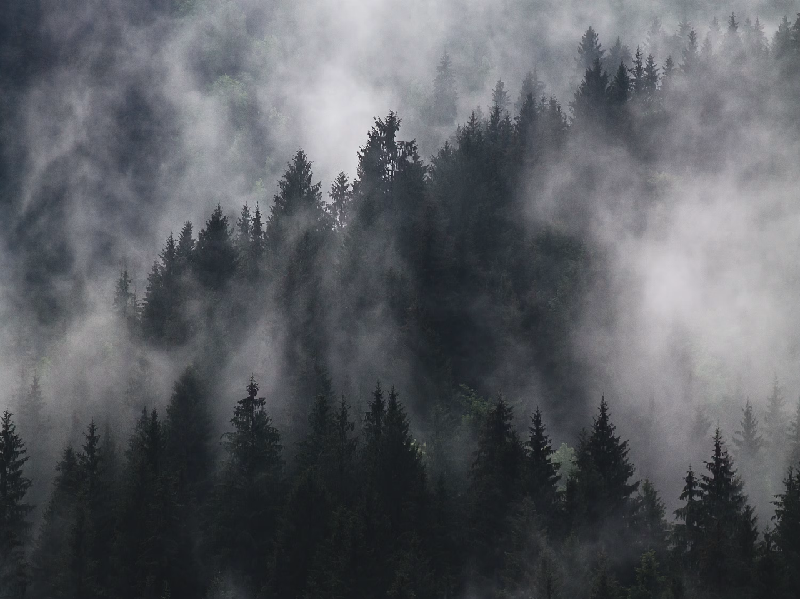
//> input picture Include/bg.bmp, 800 x 600 px, given in place of bad_apple.mp4, which was not available
$ ./video_to_bits   (built with g++ and OpenCV 4)
//> lines starting //> are read from the running program, lines starting //| are printed output that depends on the picture; after the words box and inside, x2 and y2 are one past the last pixel; in counts of white or black regions, pixels touching at a corner belong together; pictures that were not available may be replaced by others from this repository, and a replacement may not be noted
#include <opencv2/opencv.hpp>
#include <stdio.h>
#include <stdint.h>

typedef unsigned char BYTE;

#define WIDTH  160
#define HEIGHT 120

#define FRAME_SIZE (WIDTH * HEIGHT / 8)

int main()
{
    cv::VideoCapture cap("bad_apple.mp4");

    if (!cap.isOpened()) {
        printf("Erro ao abrir video\n");
        return 1;
    }

    int total_frames = (int)cap.get(cv::CAP_PROP_FRAME_COUNT);
    double fps = 15;//cap.get(cv::CAP_PROP_FPS);

    printf("Frames: %d | FPS: %.2f\n", total_frames, fps);
    printf("Frame size: %d bytes\n", FRAME_SIZE);

    FILE* out = fopen("badapple.bin", "wb");

    if (!out) {
        printf("Erro ao criar arquivo\n");
        return 1;
    }

    cv::Mat frame, gray, bw;
    int frame_count = 0;

    while (true)
    {
        if (!cap.read(frame))
            break;
//> frame is the input picture: 600 rows x 800 cols, CV_8UC3; mean B, G, R 98.3, 93.5, 91

        frame_count++;

        if (frame.empty()) {
            printf("Frame vazio em %d\n", frame_count);
            continue;
        }

        // Resize fixo
        cv::resize(frame, frame, cv::Size(WIDTH, HEIGHT), 0, 0, cv::INTER_AREA);
//> frame: 120 rows x 160 cols, CV_8UC3

        // Grayscale
        cv::cvtColor(frame, gray, cv::COLOR_BGR2GRAY);

        // Preto/branco
        cv::threshold(gray, bw, 127, 255, cv::THRESH_BINARY);
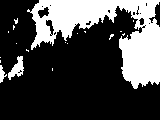
//> bw: 120 rows x 160 cols, CV_8UC1; 28.4% white; 19 white regions (16 under 20 px), largest, box (x1, y1, x2, y2) and area: (27, 0, 160, 89) 5131, (8, 56, 24, 80) 188, (0, 65, 7, 83) 64

        // Buffer de saída do frame
        BYTE buffer[FRAME_SIZE];
        int index = 0;

        // Packing seguro (8 pixels → 1 byte)
        for (int y = 0; y < HEIGHT; y++)
        {
            for (int x = 0; x < WIDTH; x += 8)
            {
                BYTE byte = 0;

                for (int b = 0; b < 8; b++)
                {
                    BYTE pixel = bw.at<BYTE>(y, x + b);

                    if (pixel) // branco
                        byte |= (1 << (7 - b));
                }

                buffer[index++] = byte;
            }
        }
//> this loop made 120 passes
//> index on passes 1 to 12: 20, 40, 60, 80, 100, 120, 140, 160, 180, 200, 220, 240
//> after the loop, buffer = 2400 values, max 255 at index 5, min 0 at index 0, mean 71.86; index = 2400

        // Segurança: garantir tamanho correto
        if (index != FRAME_SIZE) {
            printf("Erro: frame %d com tamanho errado (%d)\n", frame_count, index);
            break;
        }

        fwrite(buffer, 1, FRAME_SIZE, out);

        if (frame_count % 100 == 0)
            printf("Processado: %d frames\n", frame_count);
    }

    fclose(out);
    cap.release();

    printf("Finalizado! Frames processados: %d\n", frame_count);

    return 0;
}

$ run again, on Include/bg2.bmp
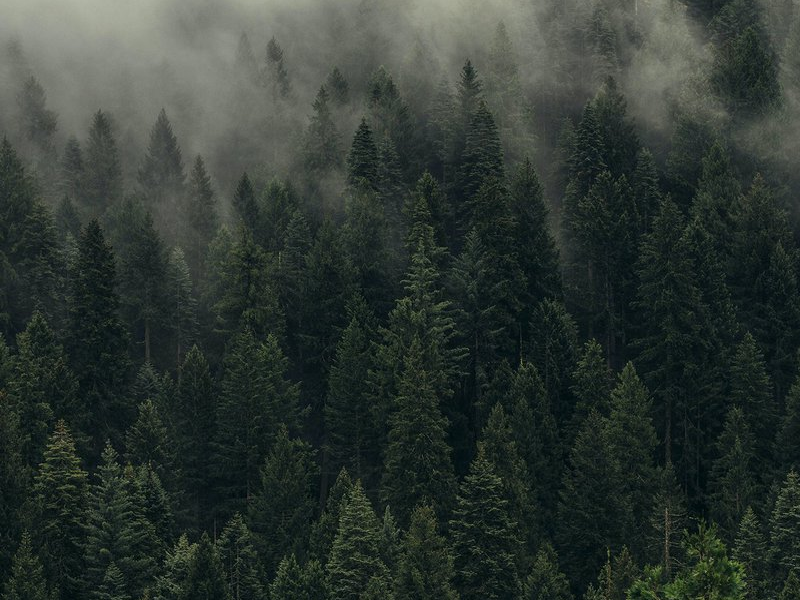
//> input picture Include/bg2.bmp, 800 x 600 px, given in place of bad_apple.mp4, which was not available
//> frame is the input picture: 600 rows x 800 cols, CV_8UC3; mean B, G, R 50.5, 56.1, 47
//> frame: 120 rows x 160 cols, CV_8UC3
//> `cv::cvtColor(frame, gray, cv::COLOR_BGR2GRAY);`:
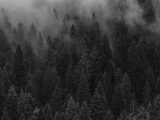
//> gray: 120 rows x 160 cols, CV_8UC1; min 11, max 176, mean 52.7
//> `cv::threshold(gray, bw, 127, 255, cv::THRESH_BINARY);`:
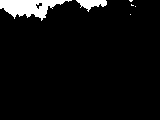
//> bw: 120 rows x 160 cols, CV_8UC1; 5.2% white; 6 white regions (4 under 20 px), largest, box (x1, y1, x2, y2) and area: (0, 0, 72, 21) 797, (76, 0, 107, 12) 199
//> the loop `for (int y = 0; y < HEIGHT; y++)` made 120 passes
//> index on passes 1 to 8: 20, 40, 60, 80, 100, 120, 140, 160
//> after the loop `for (int y = 0; y < HEIGHT; y++)`: buffer = 2400 values, max 255 at index 0, min 0 at index 14, mean 13.23; index = 2400
